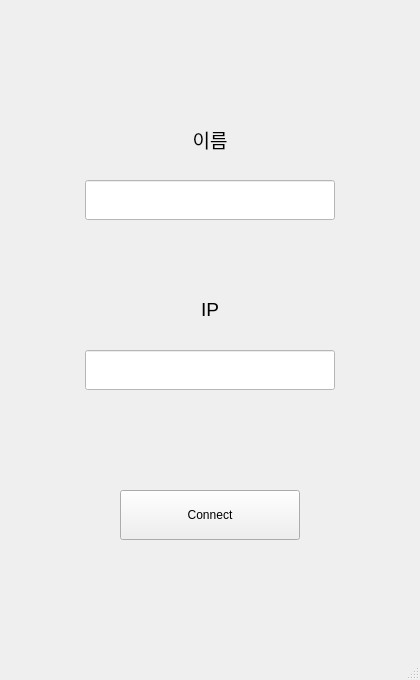
<?xml version="1.0" encoding="UTF-8"?>
<ui version="4.0">
 <class>MainWindow</class>
 <widget class="QMainWindow" name="MainWindow">
  <property name="geometry">
   <rect>
    <x>0</x>
    <y>0</y>
    <width>420</width>
    <height>680</height>
   </rect>
  </property>
  <property name="windowTitle">
   <string>MainWindow</string>
  </property>
  <widget class="QWidget" name="centralwidget">
   <widget class="QStackedWidget" name="stackedWidget">
    <property name="geometry">
     <rect>
      <x>0</x>
      <y>0</y>
      <width>420</width>
      <height>660</height>
     </rect>
    </property>
    <property name="currentIndex">
     <number>0</number>
    </property>
    <widget class="QWidget" name="page">
     <widget class="QPushButton" name="Connect">
      <property name="enabled">
       <bool>true</bool>
      </property>
      <property name="geometry">
       <rect>
        <x>120</x>
        <y>490</y>
        <width>180</width>
        <height>50</height>
       </rect>
      </property>
      <property name="font">
       <font>
        <weight>50</weight>
        <italic>false</italic>
        <bold>false</bold>
        <underline>false</underline>
        <strikeout>false</strikeout>
        <kerning>true</kerning>
       </font>
      </property>
      <property name="mouseTracking">
       <bool>false</bool>
      </property>
      <property name="acceptDrops">
       <bool>false</bool>
      </property>
      <property name="toolTip">
       <string/>
      </property>
      <property name="statusTip">
       <string/>
      </property>
      <property name="whatsThis">
       <string/>
      </property>
      <property name="text">
       <string>Connect</string>
      </property>
     </widget>
     <widget class="QLineEdit" name="Name">
      <property name="geometry">
       <rect>
        <x>85</x>
        <y>180</y>
        <width>250</width>
        <height>40</height>
       </rect>
      </property>
      <property name="styleSheet">
       <string notr="true">background-color: rgb(255, 255, 255);
color: rgb(0, 0, 0);</string>
      </property>
     </widget>
     <widget class="QLabel" name="label">
      <property name="geometry">
       <rect>
        <x>105</x>
        <y>110</y>
        <width>210</width>
        <height>60</height>
       </rect>
      </property>
      <property name="font">
       <font>
        <pointsize>13</pointsize>
       </font>
      </property>
      <property name="text">
       <string>&lt;html&gt;&lt;head/&gt;&lt;body&gt;&lt;p align=&quot;center&quot;&gt;&lt;span style=&quot; font-size:14pt;&quot;&gt;이름&lt;/span&gt;&lt;/p&gt;&lt;/body&gt;&lt;/html&gt;</string>
      </property>
     </widget>
     <widget class="QLineEdit" name="ipAddress">
      <property name="geometry">
       <rect>
        <x>85</x>
        <y>350</y>
        <width>250</width>
        <height>40</height>
       </rect>
      </property>
      <property name="styleSheet">
       <string notr="true">background-color: rgb(255, 255, 255);
color: rgb(0, 0, 0);</string>
      </property>
     </widget>
     <widget class="QLabel" name="label_2">
      <property name="geometry">
       <rect>
        <x>105</x>
        <y>280</y>
        <width>210</width>
        <height>60</height>
       </rect>
      </property>
      <property name="text">
       <string>&lt;html&gt;&lt;head/&gt;&lt;body&gt;&lt;p align=&quot;center&quot;&gt;&lt;span style=&quot; font-size:14pt;&quot;&gt;IP&lt;/span&gt;&lt;/p&gt;&lt;/body&gt;&lt;/html&gt;</string>
      </property>
     </widget>
    </widget>
    <widget class="QWidget" name="page_2">
     <widget class="QTextEdit" name="Chating">
      <property name="geometry">
       <rect>
        <x>0</x>
        <y>0</y>
        <width>421</width>
        <height>561</height>
       </rect>
      </property>
      <property name="styleSheet">
       <string notr="true">background-color: rgb(255, 255, 255);
color: rgb(0, 0, 0);</string>
      </property>
     </widget>
     <widget class="QLineEdit" name="Chat">
      <property name="geometry">
       <rect>
        <x>0</x>
        <y>570</y>
        <width>331</width>
        <height>41</height>
       </rect>
      </property>
      <property name="styleSheet">
       <string notr="true">background-color: rgb(255, 255, 255);
color: rgb(0, 0, 0);</string>
      </property>
      <property name="frame">
       <bool>false</bool>
      </property>
     </widget>
     <widget class="QPushButton" name="Disconnect">
      <property name="geometry">
       <rect>
        <x>250</x>
        <y>620</y>
        <width>171</width>
        <height>51</height>
       </rect>
      </property>
      <property name="text">
       <string>Disconnect</string>
      </property>
     </widget>
     <widget class="QPushButton" name="send">
      <property name="geometry">
       <rect>
        <x>340</x>
        <y>575</y>
        <width>71</width>
        <height>31</height>
       </rect>
      </property>
      <property name="styleSheet">
       <string notr="true">background-color: rgba(100, 100, 100, 0.5);</string>
      </property>
      <property name="text">
       <string>send</string>
      </property>
     </widget>
     <widget class="QFrame" name="frame">
      <property name="geometry">
       <rect>
        <x>0</x>
        <y>0</y>
        <width>421</width>
        <height>561</height>
       </rect>
      </property>
      <property name="frameShape">
       <enum>QFrame::StyledPanel</enum>
      </property>
      <property name="frameShadow">
       <enum>QFrame::Raised</enum>
      </property>
     </widget>
     <widget class="QWidget" name="widget" native="true">
      <property name="geometry">
       <rect>
        <x>-1</x>
        <y>570</y>
        <width>421</width>
        <height>41</height>
       </rect>
      </property>
     </widget>
     <zorder>widget</zorder>
     <zorder>Chating</zorder>
     <zorder>Chat</zorder>
     <zorder>Disconnect</zorder>
     <zorder>send</zorder>
     <zorder>frame</zorder>
    </widget>
   </widget>
  </widget>
  <widget class="QMenuBar" name="menubar">
   <property name="geometry">
    <rect>
     <x>0</x>
     <y>0</y>
     <width>420</width>
     <height>22</height>
    </rect>
   </property>
  </widget>
  <widget class="QStatusBar" name="statusbar"/>
 </widget>
 <resources/>
 <connections/>
</ui>
